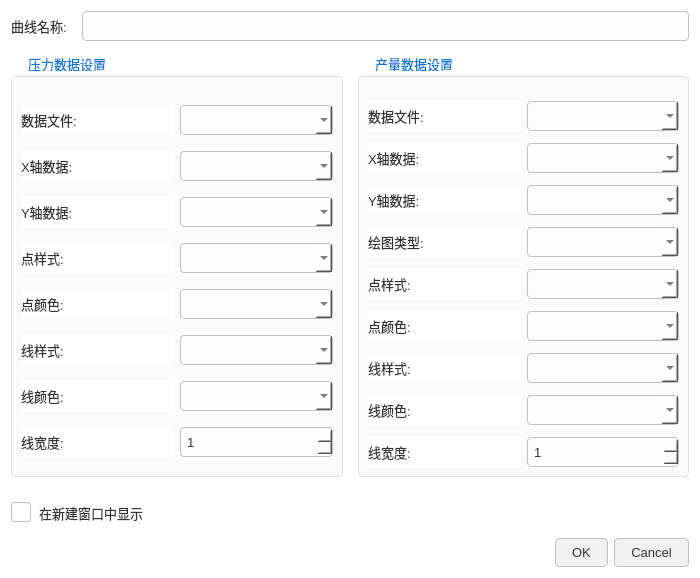
<?xml version="1.0" encoding="UTF-8"?>
<ui version="4.0">
 <class>PlottingDialog2</class>
 <widget class="QDialog" name="PlottingDialog2">
  <property name="geometry">
   <rect>
    <x>0</x>
    <y>0</y>
    <width>700</width>
    <height>540</height>
   </rect>
  </property>
  <property name="windowTitle">
   <string>双坐标图表设置</string>
  </property>
  <property name="styleSheet">
   <string notr="true">/* 全局样式 */
QDialog, QWidget {
    background-color: white;
    color: #333333;
    font-family: &quot;Microsoft YaHei&quot;, &quot;Segoe UI&quot;, sans-serif;
    font-size: 10pt;
}
QLabel { color: #333333; }
QLineEdit, QComboBox, QSpinBox {
    color: #333333;
    background-color: #fdfdfd;
    border: 1px solid #c0c0c0;
    border-radius: 4px;
    padding: 4px;
    min-height: 20px;
}
QLineEdit:focus, QComboBox:focus, QSpinBox:focus { border: 1px solid #0078d7; }
QGroupBox {
    border: 1px solid #e0e0e0;
    margin-top: 20px;
    padding-top: 15px;
    border-radius: 4px;
    background-color: #fafafa;
}
QGroupBox::title {
    subcontrol-origin: margin;
    subcontrol-position: top left;
    left: 10px;
    padding: 0 5px;
    color: #0078d7;
    font-weight: bold;
}
QPushButton {
    color: #333333;
    background-color: #f0f0f0;
    border: 1px solid #c0c0c0;
    border-radius: 4px;
    padding: 6px 16px;
}
QPushButton:hover { background-color: #e0e0e0; border-color: #0078d7; }
QCheckBox {
    color: #333333;
    spacing: 8px;
    margin-top: 10px;
}
QCheckBox::indicator {
    width: 18px;
    height: 18px;
    border: 1px solid #c0c0c0;
    border-radius: 3px;
    background: white;
}
QCheckBox::indicator:checked {
    background-color: #0078d7;
    border: 1px solid #0078d7;
}
</string>
  </property>
  <layout class="QVBoxLayout" name="verticalLayout_Main">
   <property name="spacing">
    <number>15</number>
   </property>
   <item>
    <layout class="QHBoxLayout" name="horizontalLayout_Name">
     <item>
      <widget class="QLabel" name="label_Name">
       <property name="text">
        <string>曲线名称:</string>
       </property>
      </widget>
     </item>
     <item>
      <widget class="QLineEdit" name="lineEdit_Name"/>
     </item>
    </layout>
   </item>
   <item>
    <layout class="QHBoxLayout" name="horizontalLayout_Content">
     <property name="spacing">
      <number>15</number>
     </property>
     <item>
      <widget class="QGroupBox" name="groupBox_Press">
       <property name="title">
        <string>压力数据设置</string>
       </property>
       <layout class="QGridLayout" name="gridLayout_Press">
        <property name="verticalSpacing">
         <number>12</number>
        </property>
        <item row="0" column="0">
         <widget class="QLabel" name="label_PressFile">
          <property name="text">
           <string>数据文件:</string>
          </property>
         </widget>
        </item>
        <item row="0" column="1">
         <widget class="QComboBox" name="combo_PressFile"/>
        </item>
        <item row="1" column="0">
         <widget class="QLabel" name="label_PressX">
          <property name="text">
           <string>X轴数据:</string>
          </property>
         </widget>
        </item>
        <item row="1" column="1">
         <widget class="QComboBox" name="combo_PressX"/>
        </item>
        <item row="2" column="0">
         <widget class="QLabel" name="label_PressY">
          <property name="text">
           <string>Y轴数据:</string>
          </property>
         </widget>
        </item>
        <item row="2" column="1">
         <widget class="QComboBox" name="combo_PressY"/>
        </item>
        <item row="3" column="0">
         <widget class="QLabel" name="label_PressPointShape">
          <property name="text">
           <string>点样式:</string>
          </property>
         </widget>
        </item>
        <item row="3" column="1">
         <widget class="QComboBox" name="combo_PressPointShape"/>
        </item>
        <item row="4" column="0">
         <widget class="QLabel" name="label_PressPointColor">
          <property name="text">
           <string>点颜色:</string>
          </property>
         </widget>
        </item>
        <item row="4" column="1">
         <widget class="QComboBox" name="combo_PressPointColor"/>
        </item>
        <item row="5" column="0">
         <widget class="QLabel" name="label_PressLineStyle">
          <property name="text">
           <string>线样式:</string>
          </property>
         </widget>
        </item>
        <item row="5" column="1">
         <widget class="QComboBox" name="combo_PressLineStyle"/>
        </item>
        <item row="6" column="0">
         <widget class="QLabel" name="label_PressLineColor">
          <property name="text">
           <string>线颜色:</string>
          </property>
         </widget>
        </item>
        <item row="6" column="1">
         <widget class="QComboBox" name="combo_PressLineColor"/>
        </item>
        <item row="7" column="0">
         <widget class="QLabel" name="label_PressLineWidth">
          <property name="text">
           <string>线宽度:</string>
          </property>
         </widget>
        </item>
        <item row="7" column="1">
         <widget class="QSpinBox" name="spin_PressLineWidth">
          <property name="minimum">
           <number>1</number>
          </property>
         </widget>
        </item>
       </layout>
      </widget>
     </item>
     <item>
      <widget class="QGroupBox" name="groupBox_Prod">
       <property name="title">
        <string>产量数据设置</string>
       </property>
       <layout class="QGridLayout" name="gridLayout_Prod">
        <property name="verticalSpacing">
         <number>12</number>
        </property>
        <item row="0" column="0">
         <widget class="QLabel" name="label_ProdFile">
          <property name="text">
           <string>数据文件:</string>
          </property>
         </widget>
        </item>
        <item row="0" column="1">
         <widget class="QComboBox" name="combo_ProdFile"/>
        </item>
        <item row="1" column="0">
         <widget class="QLabel" name="label_ProdX">
          <property name="text">
           <string>X轴数据:</string>
          </property>
         </widget>
        </item>
        <item row="1" column="1">
         <widget class="QComboBox" name="combo_ProdX"/>
        </item>
        <item row="2" column="0">
         <widget class="QLabel" name="label_ProdY">
          <property name="text">
           <string>Y轴数据:</string>
          </property>
         </widget>
        </item>
        <item row="2" column="1">
         <widget class="QComboBox" name="combo_ProdY"/>
        </item>
        <item row="3" column="0">
         <widget class="QLabel" name="label_ProdType">
          <property name="text">
           <string>绘图类型:</string>
          </property>
         </widget>
        </item>
        <item row="3" column="1">
         <widget class="QComboBox" name="combo_ProdType"/>
        </item>
        <item row="4" column="0">
         <widget class="QLabel" name="label_ProdPointShape">
          <property name="text">
           <string>点样式:</string>
          </property>
         </widget>
        </item>
        <item row="4" column="1">
         <widget class="QComboBox" name="combo_ProdPointShape"/>
        </item>
        <item row="5" column="0">
         <widget class="QLabel" name="label_ProdPointColor">
          <property name="text">
           <string>点颜色:</string>
          </property>
         </widget>
        </item>
        <item row="5" column="1">
         <widget class="QComboBox" name="combo_ProdPointColor"/>
        </item>
        <item row="6" column="0">
         <widget class="QLabel" name="label_ProdLineStyle">
          <property name="text">
           <string>线样式:</string>
          </property>
         </widget>
        </item>
        <item row="6" column="1">
         <widget class="QComboBox" name="combo_ProdLineStyle"/>
        </item>
        <item row="7" column="0">
         <widget class="QLabel" name="label_ProdLineColor">
          <property name="text">
           <string>线颜色:</string>
          </property>
         </widget>
        </item>
        <item row="7" column="1">
         <widget class="QComboBox" name="combo_ProdLineColor"/>
        </item>
        <item row="8" column="0">
         <widget class="QLabel" name="label_ProdLineWidth">
          <property name="text">
           <string>线宽度:</string>
          </property>
         </widget>
        </item>
        <item row="8" column="1">
         <widget class="QSpinBox" name="spin_ProdLineWidth">
          <property name="minimum">
           <number>1</number>
          </property>
         </widget>
        </item>
       </layout>
      </widget>
     </item>
    </layout>
   </item>
   <item>
    <widget class="QCheckBox" name="check_NewWindow">
     <property name="text">
      <string>在新建窗口中显示</string>
     </property>
    </widget>
   </item>
   <item>
    <widget class="QDialogButtonBox" name="buttonBox">
     <property name="orientation">
      <enum>Qt::Horizontal</enum>
     </property>
     <property name="standardButtons">
      <set>QDialogButtonBox::Cancel|QDialogButtonBox::Ok</set>
     </property>
    </widget>
   </item>
  </layout>
 </widget>
 <resources/>
 <connections>
  <connection>
   <sender>buttonBox</sender>
   <signal>accepted()</signal>
   <receiver>PlottingDialog2</receiver>
   <slot>accept()</slot>
  </connection>
  <connection>
   <sender>buttonBox</sender>
   <signal>rejected()</signal>
   <receiver>PlottingDialog2</receiver>
   <slot>reject()</slot>
  </connection>
 </connections>
</ui>
